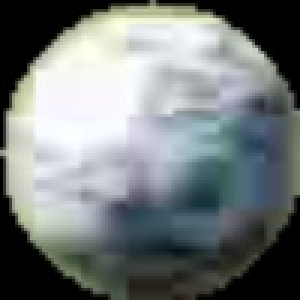
#> input picture nbs/MIRU/outputs/ball_out/000558.jpg, 100 x 100 px (shown 3 times larger); its folder holds only this picture in this run
$ jupyter execute --allow-errors _ball_rotation.ipynb   (shell and % lines are left out)
#> lines starting #> are read from the running program, lines starting #| are printed output that depends on the picture; after the words box and inside, x2 and y2 are one past the last pixel; in counts of white or black regions, pixels touching at a corner belong together
### ball_detection/dataset.py
# AUTOGENERATED! DO NOT EDIT! File to edit: nbs/00_dataset.ipynb (unless otherwise specified).

__all__ = ['XMLDetectionDataset', 'CLASSES', 'XMLDetectionDataModule']

# Cell
import os
import random
import torch
import numpy as np
from torch import nn
from torch.nn import functional as F
from torch.utils.data import DataLoader
import warnings
import torchvision
from torchvision.datasets import MNIST, ImageFolder
from torchvision.transforms import ToTensor, Resize, Compose, CenterCrop, Normalize
import pytorch_lightning as pl
from pytorch_lightning.metrics.functional import classification
from pytorch_lightning.loggers import TensorBoardLogger
from rich.progress import track
import fastai.vision.augment
import fastai.vision.data
from cv2 import cv2
import matplotlib.pyplot as plt
from rich import print

import collections
import os
import tarfile
import xml.etree.ElementTree as ET

# from torchvision.utils import download_url, check_integrity, verify_str_arg
from pathlib import Path
from typing import Any, Callable, Dict, List, Optional, Tuple, Union
import random
import torch
from PIL import Image, ImageDraw
from pytorch_lightning import LightningDataModule
from torch.utils.data import DataLoader
from torchvision.datasets.vision import VisionDataset

# if _TORCHVISION_AVAILABLE:
from torchvision import transforms as transform_lib
from torchvision.datasets import VOCDetection
# else:  # pragma: no cover
#     warn_missing_pkg("torchvision")

# Cell

CLASSES = ["soccer_ball"]

class XMLDetectionDataset(VisionDataset):
    """`Pascal VOC <http://host.robots.ox.ac.uk/pascal/VOC/>`_ Detection Dataset.

    Args:
        root (string): Root directory of the VOC Dataset.
        image_transform (callable, optional): A function/transform that  takes in an PIL image
            and returns a transformed version. E.g, ``transforms.RandomCrop``
        target_transform (callable, required): A function/transform that takes in the
            target and transforms it.
        transforms (callable, optional): A function/transform that takes input sample and its target as entry
            and returns a transformed version.
    """

    def __init__(
        self,
        root: str,
        image_transform: Optional[Callable] = None,
        target_transform: Optional[Callable] = None,
        transform: Optional[Callable] = None,
    ):
        super(XMLDetectionDataset, self).__init__(root)
        self.root = Path(root)
        self.image_transform = image_transform
        self.target_transform = target_transform
        self.transform = transform
        self.add_background_bbox = False
        self.image_files = sorted(list(self.root.glob("*.jpg")))
        self.xml_files = sorted(list(self.root.glob("*.xml")))

        assert len(self.image_files) == len(self.xml_files),\
            f"{len(self.image_files), len(self.xml_files)}"

    # [31 lines left out: function __getitem__, not called in this run]

    def __len__(self) -> int:
        return len(self.image_files)

    # [33 lines left out: functions parse_xml, parse_bboxes, not called in this run]

    def parse_labels(self, xml):
        return [x['name'] for x in xml['annotation']['object']]

    # [10 lines left out: function draw_sample, not called in this run]


# Cell

class XMLDetectionDataModule(LightningDataModule):
    # [124 lines left out: functions __init__, setup, train_dataloader, val_dataloader, test_dataloader, not called in this run]

    def _collate_fn(self, batch):
        return tuple(zip(*batch))

### nbs/_ball_rotation.ipynb
[cell 1]
#hide

[cell 2]
import os
os.chdir('../')
os.getcwd()

[cell 3]
from rich.progress import track
from ball_detection.dataset import XMLDetectionDataset
import numpy as np

data_dir = './data/videoframes' # path to data
#> (the rest of this cell did not finish here and is left out)

[cell 4]
from pathlib import Path

#> (the rest of this cell did not finish here and is left out)

[cell 5]
import re
import matplotlib.pyplot as plt
from PIL import Image

#> (the rest of this cell did not finish here and is left out)

[cell 6]
import numpy as np
import cv2 as cv
import cv2
import argparse
import glob

import os
os.system('rm -rf ./nbs/MIRU/outputs/ball_out2')
os.mkdir('./nbs/MIRU/outputs/ball_out2')

# params for Shi-Tomasi corner detection
feature_params = dict(
    maxCorners = 100,
    qualityLevel = 0.3,
    minDistance = 7,
    blockSize = 3 )

# Parameters for lucas kanade optical flow
lk_params = dict( winSize  = (5,5),
                  maxLevel = 2,
                  criteria = (cv.TERM_CRITERIA_EPS | cv.TERM_CRITERIA_COUNT, 10, 0.03))

# Create some random colors
color = np.random.randint(0,255,(100,3))

files = sorted(glob.glob('./nbs/MIRU/outputs/ball_out/*.jpg'))
for idx, imgfile in enumerate(files):
    if imgfile == files[0]:
        imgfile = str(imgfile)
        img = cv2.imread(imgfile)
#> img is the input picture: shape (100, 100, 3); mean B, G, R 124, 123.9, 117.5

        img_gray = cv.cvtColor(img, cv.COLOR_BGR2GRAY)
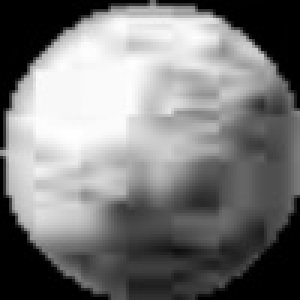
#> img_gray: shape (100, 100) (shown 3 times larger); min 0, max 254, mean 122
        p0 = cv.goodFeaturesToTrack(img_gray, mask = None, **feature_params)
#> p0 = [[1, 51], [3, 66], [3, 35], [66, 3], [10, 79], [35, 3], [24, 9], [6, 27], [77, 9]]
        # Create a mask image for drawing purposes
        mask = np.zeros_like(img)
    else:
        imgfile = str(imgfile)
        frame = cv2.imread(imgfile)

        frame_gray = cv.cvtColor(frame, cv.COLOR_BGR2GRAY)
        # calculate optical flow
        p1, st, err = cv.calcOpticalFlowPyrLK(img_gray, frame_gray, p0, None, **lk_params)
        # Select good points
        if p1 is not None:
            good_new = p1[st==1]
            good_old = p0[st==1]
        # draw the tracks
        for i,(new,old) in enumerate(zip(good_new, good_old)):
            a,b = new.ravel()
            c,d = old.ravel()
            mask = cv.line(mask, (int(a),int(b)),(int(c),int(d)), color[i].tolist(), 2)
            frame = cv.circle(frame,(int(a),int(b)),5,color[i].tolist(),-1)

        img = cv.add(frame,mask)

        cv.imwrite(f'./nbs/MIRU/outputs/ball_out2/{idx-1:06d}.png',img)
        # Now update the previous frame and previous points
        img_gray = frame_gray.copy()
        p0 = good_new.reshape(-1,1,2)

[cell 7]
import cv2 as cv
filename = '../data/ball_sample2.png'

# Loads an image
src = cv.imread(cv.samples.findFile(files[0]), cv.IMREAD_COLOR)
h, w, _ = src.shape
#> h = 100; w = 100

gray = cv.cvtColor(src, cv.COLOR_BGR2GRAY)


gray = cv.medianBlur(gray, 1)


rows = gray.shape[0]
#> rows = 100
circles = cv.HoughCircles(gray, cv.HOUGH_GRADIENT, 1, max(h,w),
                           param1=100, param2=10,
                           minRadius=min(h,w)//4, maxRadius=max(h,w)//2)
#> circles = [[50.5, 50.5, 49.4]]


if circles is not None:
    circles = np.uint16(np.around(circles))
#> circles = [[50, 50, 49]]
    for i in circles[0, :]:
        center = (i[0], i[1])
        # circle center
        cv.circle(src, center, 1, (0, 100, 100), 3)
        # circle outline
        radius = i[2]
        cv.circle(src, center, radius, (255, 0, 255), 1)
#> this loop made 1 pass
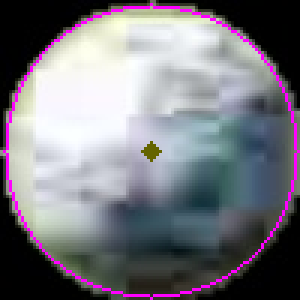
#> src: shape (100, 100, 3) (shown 3 times larger); 3.01% of pixels changed, all inside (x1, y1, x2, y2) = (1, 1, 100, 100)
else:
    print('not found')

plt.imshow(src)

[cell 8]
circles
#> Out = [[50, 50, 49]]

[cell 9]
# params for Shi-Tomasi corner detection
feature_params = dict(
    maxCorners = 100,
    qualityLevel = 0.3,
    minDistance = 7,
    blockSize = 3 )

# Parameters for lucas kanade optical flow
lk_params = dict( winSize  = (5,5),
                  maxLevel = 2,
                  criteria = (cv.TERM_CRITERIA_EPS | cv.TERM_CRITERIA_COUNT, 10, 0.03))
#> lk_params = {'winSize': (5, 5), 'maxLevel': 2, 'criteria': (3, 10, 0.03)}

# Create some random colors
color = np.random.randint(0,255,(100,3))

for idx, imgfile in enumerate(files[556:]):
    if idx == 0:
        imgfile = str(imgfile)
        img = cv2.imread(imgfile)

        img_gray = cv.cvtColor(img, cv.COLOR_BGR2GRAY)
        p0 = cv.goodFeaturesToTrack(img_gray, mask = None, **feature_params)
        # Create a mask image for drawing purposes
        mask = np.zeros_like(img)
    else:
        imgfile = str(imgfile)
        frame = cv2.imread(imgfile)

        frame_gray = cv.cvtColor(frame, cv.COLOR_BGR2GRAY)
        # calculate optical flow
        p1, st, err = cv.calcOpticalFlowPyrLK(img_gray, frame_gray, p0, None, **lk_params)
        # Select good points
        if p1 is not None:
            good_new = p1[st==1]
            good_old = p0[st==1]
        # draw the tracks
        for i,(new,old) in enumerate(zip(good_new, good_old)):
            a,b = new.ravel()
            c,d = old.ravel()
            mask = cv.line(mask, (int(a),int(b)),(int(c),int(d)), color[i].tolist(), 2)
            frame = cv.circle(frame,(int(a),int(b)),5,color[i].tolist(),-1)

        img = cv.add(frame,mask)

        cv.imwrite(f'data/klt_out2/{idx-1:06d}.png',img)
        # Now update the previous frame and previous points
        img_gray = frame_gray.copy()
        p0 = good_new.reshape(-1,1,2)

$ run again, on nbs/MIRU/outputs/ball_out/000564.jpg
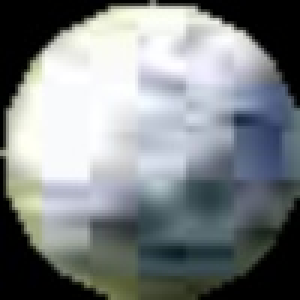
#> input picture nbs/MIRU/outputs/ball_out/000564.jpg, 100 x 100 px (shown 3 times larger)
#> img is the input picture: shape (100, 100, 3); mean B, G, R 133, 131.4, 125.9
#> `img_gray = cv.cvtColor(img, cv.COLOR_BGR2GRAY)`:
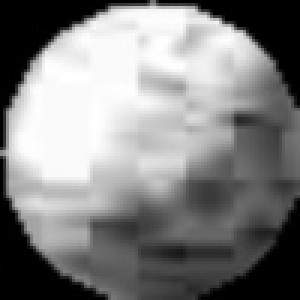
#> img_gray: shape (100, 100) (shown 3 times larger); min 0, max 255, mean 129.9
#> p0 = [[1, 50], [73, 6], [64, 2], [81, 10], [37, 2], [35, 98], [2, 37], [20, 10]]
#> `circles = cv.HoughCircles(gray, cv.HOUGH_GRADIENT, 1, max(h,w), param1..`: circles = [[49.5, 51.5, 49.4]]
#> `circles = np.uint16(np.around(circles))`: circles = [[50, 52, 49]]
#> the loop `for i in circles[0, :]:` made 1 pass
#> after the loop `for i in circles[0, :]:`:
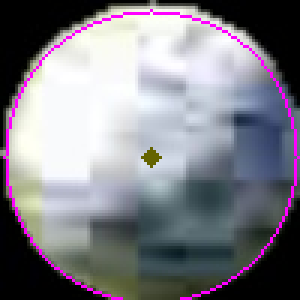
#> src: shape (100, 100, 3) (shown 3 times larger); 2.82% of pixels changed, all inside (x1, y1, x2, y2) = (1, 3, 100, 100)
#> lk_params = {'winSize': (5, 5), 'maxLevel': 2, 'criteria': (3, 10, 0.03)}
